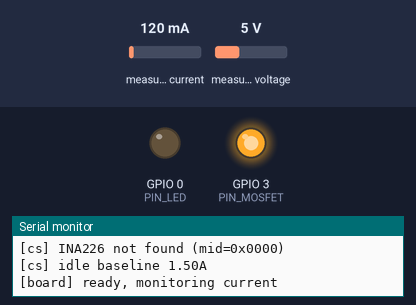
A program run on a simulated ESP32-C3. On the bench: output pins drawn as LEDs (lit = HIGH), the last lines printed to the serial monitor. Wiring (inferred from the names in the program): INA219 current sensor at I2C address 0x40. The inputs (shaded band) are chosen by the test bench; at power-on: measured current 120 mA, measured voltage 5 V.

Above: at 1.7 s.
1.8 s: measured current set to 188 mA
3.3 s: measured current set to 211 mA
At 4.5 s:
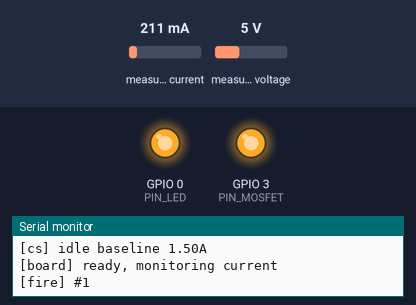
4.8 s: measured current set to 40 mA
At 6.0 s:
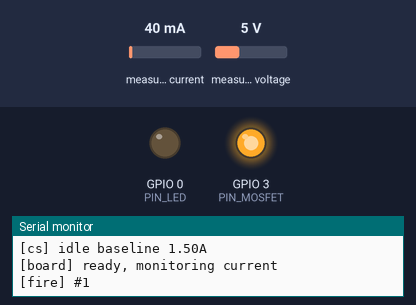
6.3 s: measured current set to 500 mA
At 7.0 s:
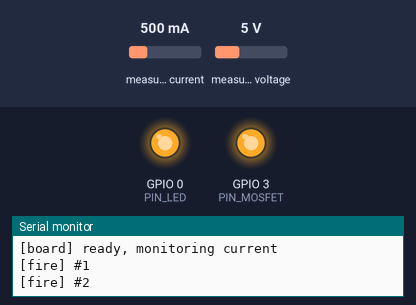
Timing chart, 0 to 8.8 s (numbered marks = the images above; inputs shaded):
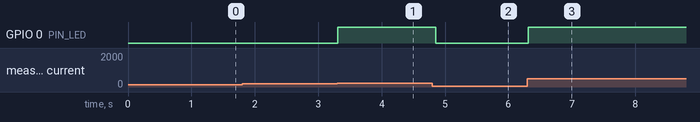

The program:

main.cpp
```cpp
#include <Arduino.h>
#include "config.h"
#include "CurrentSense.h"
#include "PowerSwitch.h"
#include "EspNowLink.h"

CurrentSense sense;
PowerSwitch pwr;
EspNowLink link;

static uint8_t g_fireSeq = 0;     // 开火帧序号（检测板侧）
static uint8_t g_hbCount = 0;
static unsigned long g_lastHb = 0;
static unsigned long g_lastSense = 0;
static bool g_powerRequested = true;  // 枪端最后指令（默认导通）

// ===== 识别回调 → ESP-NOW 上报 =====
static void onFirePulse() {
  link.send(FRAME_FIRE, ++g_fireSeq, 0);
  digitalWrite(PIN_LED, HIGH);   // 每发闪灯（调试/视觉反馈）
  Serial.printf("[fire] #%u\n", g_fireSeq);
}
static void onFireEnd() {
  digitalWrite(PIN_LED, LOW);
}
static void onStall() {
  // 堵转保护：自动断电（防烧电机/电池），上报异常
  pwr.off();
  link.send(FRAME_FAULT, 0x01, 0);
  Serial.println("[stall] auto power-off (overcurrent)");
}

// ===== ESP-NOW 接收：断电/恢复指令 =====
static void handleRx() {
  uint8_t type = 0, d0 = 0;
  while (link.received(type, d0)) {
    if (type == FRAME_POWER) {
      if (d0 == 0x00) {
        pwr.off();
        g_powerRequested = false;
        Serial.println("[pwr] OFF (killed/empty)");
      } else {
        pwr.on();
        g_powerRequested = true;
        Serial.println("[pwr] ON (respawn/reload)");
      }
    }
  }
}

void setup() {
  Serial.begin(115200);
  pinMode(PIN_LED, OUTPUT);
  digitalWrite(PIN_LED, LOW);

  pwr.begin();          // 默认导通
  sense.begin();
  static const uint8_t kGunMac[6] = GUN_MAC;
  link.begin(kGunMac);

  // 开机空闲基线自校准（静置 500ms，扣除检测板自身耗电）
  sense.calibrateIdle(500);

  sense.onFirePulse = onFirePulse;
  sense.onFireEnd = onFireEnd;
  sense.onStall = onStall;

  Serial.println("[board] ready, monitoring current");
}

void loop() {
  uint32_t now = millis();

  // 心跳（1Hz，枪端据此判断检测板在线）
  if (now - g_lastHb >= HB_INTERVAL_MS) {
    g_lastHb = now;
    link.send(FRAME_HB, ++g_hbCount, 0);
  }

  // 电流采样 + 识别（~1ms 间隔；INA226 转换周期 ~1.2ms 自然限速）
  if (now - g_lastSense >= SENSE_INTERVAL_MS) {
    g_lastSense = now;
    sense.update(now);
  }

  // ESP-NOW 指令处理
  handleRx();

  delay(1);
}
```

CurrentSense.cpp
```cpp
#include "CurrentSense.h"
#include "config.h"
#include <Wire.h>

// ===== INA226（I2C，分流 2mΩ）=====
// 寄存器：Config=0x00, Shunt=0x01, Bus=0x02
// Config 0x06C7：连续 shunt+bus，AVG=1x，VSHCT/VBUSCT=588µs → 1.18ms/周期
//   （注意：0x00DF 的 bit5-3=011 是 AVG=64 → 46.6ms/周期，曾导致检测时延超标）
static void inaWrite(uint8_t reg, uint16_t v) {
  Wire.beginTransmission(INA226_ADDR);
  Wire.write(reg);
  Wire.write(v >> 8);
  Wire.write(v & 0xFF);
  Wire.endTransmission();
}
static uint16_t inaRead(uint8_t reg) {
  Wire.beginTransmission(INA226_ADDR);
  Wire.write(reg);
  Wire.endTransmission(false);
  Wire.requestFrom((uint8_t)INA226_ADDR, (uint8_t)2);
  uint16_t v = ((uint16_t)Wire.read() << 8) | Wire.read();
  return v;
}

void CurrentSense::begin() {
#if CURRENT_SENSE_INA226
  Wire.begin(PIN_SDA, PIN_SCL);
  Wire.setClock(400000);  // INA226 支持 2.5MHz；400kHz 下读一次 ≈75µs
  // 校验芯片在位（读 Manufacturer ID 0xFE = 0x5449 "TI"）
  uint16_t mid = inaRead(0xFE);
  if (mid != 0x5449) {
    Serial.printf("[cs] INA226 not found (mid=0x%04X)\n", mid);
  }
  inaWrite(0x00, 0x06C7);  // 连续 shunt+bus，AVG=1，588µs×2 ≈ 1.2ms/周期
#else
  pinMode(PIN_ACS712, INPUT);
  analogReadResolution(12);
#endif
}

float CurrentSense::currentA() {
#if CURRENT_SENSE_INA226
  // 分流电压 LSB = 2.5µV；电流 = V_shunt / R_shunt
  int16_t uv = (int16_t)inaRead(0x01);       // shunt 电压（2.5µV/LSB）
  float v = uv * 2.5e-6f;
  return v / ((float)SHUNT_MOHM * 1e-3f);    // A
#else
  // ACS712-20A：灵敏度 100mV/A，零点 Vcc/2
  int adc = analogRead(PIN_ACS712);
  float v = (adc - 2048) * (3.3f / 4096.0f);
  return v / 0.1f;
#endif
}

void CurrentSense::calibrateIdle(uint32_t ms) {
  uint32_t t0 = millis();
  float sum = 0;
  uint32_t n = 0;
  while (millis() - t0 < ms) {
    sum += currentA();
    n++;
    delay(SENSE_INTERVAL_MS);
  }
  _idleOffset = n ? sum / n : 0;
  Serial.printf("[cs] idle baseline %.2fA\n", (double)_idleOffset);
}

void CurrentSense::update(uint32_t now) {
  float i = currentA() - _idleOffset;
  bool high = i > TRIG_CURRENT_A;

  switch (_state) {
    case IDLE:
      if (high) {
        if (_hiSince == 0) _hiSince = now;
        if (now - _hiSince >= DEBOUNCE_MS) {
          _state = FIRING;
          _hiSince = now;
          _loSince = 0;
          _lastPulse = now;
          if (onFirePulse) onFirePulse();   // 第一发
        }
      } else {
        _hiSince = 0;
      }
      break;

    case FIRING:
      if (high) {
        _hiSince = now;   // 刷新持续高电流计时：堵转 = 连续高 2s 无回落
        // 上升沿 → 连发下一发（防抖间隔后）
        if (_loSince != 0 && now - _loSince >= PULSE_MIN_GAP_MS &&
            now - _lastPulse >= PULSE_MIN_GAP_MS) {
          _lastPulse = now;
          if (onFirePulse) onFirePulse();
        }
        _loSince = 0;
        // 持续高电流 = 堵转
        if (now - _hiSince >= STALL_MS) {
          _state = STALL;
          if (onStall) onStall();
        }
      } else {
        if (_hiSince == 0) _hiSince = 0;   // 保持
        if (_loSince == 0) _loSince = now;
        if (now - _loSince >= END_MS) {
          _state = IDLE;
          _hiSince = _loSince = 0;
          if (onFireEnd) onFireEnd();
        }
      }
      break;

    case STALL:
      // 电流回落或超时 5s → 回到空闲（等待枪端恢复指令或电流正常）
      if (!high || now - _hiSince >= 5000) {
        _state = IDLE;
        _hiSince = _loSince = 0;
      }
      break;
  }
}
```

CurrentSense.h
```cpp
#pragma once
#include <Arduino.h>

// 电流采样 + 扳机/连发识别状态机（见 docs/trigger-sensor-study.md §3）
//   空闲 →（电流>阈值 去抖 10ms）→ 发射中 →（每脉冲上升沿回调）→（低电流 50ms）→ 空闲
//   发射中持续高电流 > 2s → 堵转（回调，由 main 触发保护断电）
class CurrentSense {
 public:
  enum State { IDLE, FIRING, STALL };

  void begin();        // INA226 初始化或 ACS712 引脚
  float currentA();    // 读取当前电流（A）

  void update(uint32_t now);   // 每 SENSE_INTERVAL_MS 调用
  State state() { return _state; }

  // 回调（main.cpp 设置）
  void (*onFirePulse)(void) = nullptr;  // 每发（含第一发）
  void (*onFireEnd)(void) = nullptr;
  void (*onStall)(void) = nullptr;

  // 开机自校准：空闲基线（静置 500ms 取均值，扣除检测板自身耗电）
  void calibrateIdle(uint32_t ms);

 private:
  State _state = IDLE;
  bool _lastHigh = false;
  uint32_t _hiSince = 0, _loSince = 0, _lastPulse = 0;
  float _idleOffset = 0;
};
```

EspNowLink.cpp
```cpp
#include "EspNowLink.h"
#include "config.h"
#include <WiFi.h>

EspNowLink *EspNowLink::_self = nullptr;

void EspNowLink::begin(const uint8_t peerMac[6]) {
  memcpy(_peer, peerMac, 6);
  _rxHead = _rxTail = 0;
  _self = this;

  WiFi.mode(WIFI_STA);                      // 仅初始化 2.4G 栈，不连接
  esp_wifi_set_channel(ESPNOW_CHANNEL, WIFI_SECOND_CHAN_NONE);
  esp_now_init();
  esp_now_register_recv_cb(onRxCb);
  esp_now_register_send_cb(onTxCb);

  esp_now_peer_info_t peer = {};
  memcpy(peer.peer_addr, _peer, 6);
  peer.channel = ESPNOW_CHANNEL;
  peer.encrypt = false;
  esp_now_add_peer(&peer);
}

void EspNowLink::send(uint8_t type, uint8_t d0, uint8_t d1) {
  uint8_t buf[4] = { FRAME_MAGIC, type, d0, d1 };
  esp_now_send(_peer, buf, sizeof(buf));
}

bool EspNowLink::received(uint8_t &type, uint8_t &d0) {
  if (_rxHead == _rxTail) return false;
  Rx r = _rx[_rxHead];
  _rxHead = (_rxHead + 1) & 7;
  type = r.type;
  d0 = r.d0;
  return true;
}

void EspNowLink::pushRx(uint8_t type, uint8_t d0) {
  uint8_t next = (_rxTail + 1) & 7;
  if (next == _rxHead) return;  // 满：丢弃
  _rx[_rxTail].type = type;
  _rx[_rxTail].d0 = d0;
  _rxTail = next;
}

void EspNowLink::onRxCb(const uint8_t *mac, const uint8_t *data, int len) {
  if (!_self || len < 4) return;
  if (data[0] != FRAME_MAGIC) return;
  _self->pushRx(data[1], data[2]);
}

void EspNowLink::onTxCb(const uint8_t *mac, esp_now_send_status_t status) {
  // ACK 结果（打印可选）
}
```

EspNowLink.h
```cpp
#pragma once
#include <Arduino.h>
#include <esp_wifi.h>
#include <esp_now.h>

// ESP-NOW 链路（检测板 ↔ 枪端主控，2.4G 点对点）。
// 上报：开火脉冲/心跳/异常；接收：断电/恢复指令。
// 帧格式：{ FRAME_MAGIC, type, d0, d1 }（4 字节）。
class EspNowLink {
 public:
  void begin(const uint8_t peerMac[6]);

  void send(uint8_t type, uint8_t d0 = 0, uint8_t d1 = 0);

  // 轮询取接收帧：返回 true 且填充 type/d0
  bool received(uint8_t &type, uint8_t &d0);

 private:
  uint8_t _peer[6];
  struct Rx { uint8_t type, d0; };
  Rx _rx[8];
  volatile uint8_t _rxHead = 0, _rxTail = 0;

  void pushRx(uint8_t type, uint8_t d0);

  static void onRxCb(const uint8_t *mac, const uint8_t *data, int len);
  static void onTxCb(const uint8_t *mac, esp_now_send_status_t status);
  static EspNowLink *_self;
};
```

PowerSwitch.h
```cpp
#pragma once
#include <Arduino.h>

// 枪回路断电开关：IO3 → U4.IN+（UCC27517 栅极驱动）→ OUT → Q1(20N03 N-MOS 低端)，
// HIGH=枪回路导通。IO3 为 LEDC PWM 引脚（可扩展为调速）。
// 默认导通（未收到指令时水弹枪正常使用）；断电后检测板自身独立取电仍在线。
class PowerSwitch {
 public:
  void begin() {
    pinMode(PIN_MOSFET, OUTPUT);
    digitalWrite(PIN_MOSFET, HIGH);  // 默认导通
    _on = true;
  }
  void on() {
    digitalWrite(PIN_MOSFET, HIGH);
    _on = true;
  }
  void off() {
    digitalWrite(PIN_MOSFET, LOW);   // 断开枪回路（水弹枪物理断电）
    _on = false;
  }
  bool isOn() { return _on; }

 private:
  bool _on = true;
};
```

config.h
```cpp
#pragma once

// ============================================================
// 无改装水弹枪联动——检测板配置（见 docs/trigger-sensor-study.md）
// 串联电池回路：电流检测扳机/连发 + MOSFET 断电 + ESP-NOW 连枪端主控
// 正式板：PCB/triger-sensor.eprj2（ESP32-C3-WROOM-02-N4 + USB-C）
//   IO4/IO5 = INA226 I2C；IO3 = UCC27517 栅极驱动 → Q1(20N03)；
//   IO0 = LED；IO18/IO19 = 原生 USB（Type-C 烧录，免 CH340）
// ============================================================

// ===== 配对（与枪端主控互填对方 MAC）=====
#define BOARD_ID 1
#define GUN_MAC { 0x24, 0x0A, 0xC4, 0x00, 0x00, 0x01 }  // 枪端主控 MAC

// ===== 引脚（正式板 triger-sensor.eprj2，ESP32-C3）=====
#define PIN_SDA 4            // INA226 I2C SDA（原理图接 ESP32-C3 IO4）
#define PIN_SCL 5            // INA226 I2C SCL（原理图接 ESP32-C3 IO5）
#define INA226_ADDR 0x40
#define PIN_ACS712 6         // ACS712 模拟输出（备用方案；正式板 INA226 方案下未用）
#define PIN_MOSFET 3         // 断电开关控制（IO3 → U4.IN+ UCC27517 → OUT → Q1=20N03 栅极；HIGH=枪回路导通）
#define PIN_LED 0            // 状态 LED（IO0 → R6(220Ω) → LED1；高电平点亮）
// #define PIN_ALERT 1       // INA226 报警中断（预留：扳机零轮询触发；接 IO1/IO2）

// ===== 电流检测 =====
// 正式板固定 INA226 方案（R1 = JER2512F3R002，2mΩ 3W 2512）
#define CURRENT_SENSE_INA226 1
// #define CURRENT_SENSE_ACS712 1
#define SHUNT_MOHM 2         // INA226 分流电阻 2mΩ（原理图 R1 = JER2512F3R002，C46634447）
#define TRIG_CURRENT_A 1.0f  // 扳机判定阈值（开机自校准后覆盖）
#define DEBOUNCE_MS 10       // 扳机去抖
#define PULSE_MIN_GAP_MS 20  // 相邻脉冲最小间隔（防抖）
#define STALL_MS 2000        // 持续高电流 = 堵转（过流保护断电）
#define END_MS 50            // 低电流持续 = 发射结束
#define SENSE_INTERVAL_MS 1  // 采样间隔（INA226 实际转换周期 ~1.2ms）

// ===== ESP-NOW（检测板 → 枪端）=====
#define ESPNOW_CHANNEL 1
#define FRAME_MAGIC 0xA5
#define FRAME_FIRE  0x01     // 开火脉冲（每发；d0=序号）
#define FRAME_HB    0x02     // 心跳（d0=1s 计数）
#define FRAME_FAULT 0x03     // 异常（d0=0x01 堵转保护断电）
#define FRAME_POWER 0x10     // 断电/恢复指令（枪端→检测板；d0=0 断 1 通）
#define HB_INTERVAL_MS 1000
```

Measured:
- the behaviour switches between 200 and 201 mA on measured current (found by bisection; images 0 and 1)
- after the input at 1.8 s, every drawn part: stays the same
- after the input at 3.3 s, GPIO 0 (PIN_LED): LOW → HIGH at once
- after the input at 4.8 s, GPIO 0 (PIN_LED): HIGH → LOW after 0.05 s
- after the input at 6.3 s, GPIO 0 (PIN_LED): LOW → HIGH at once
